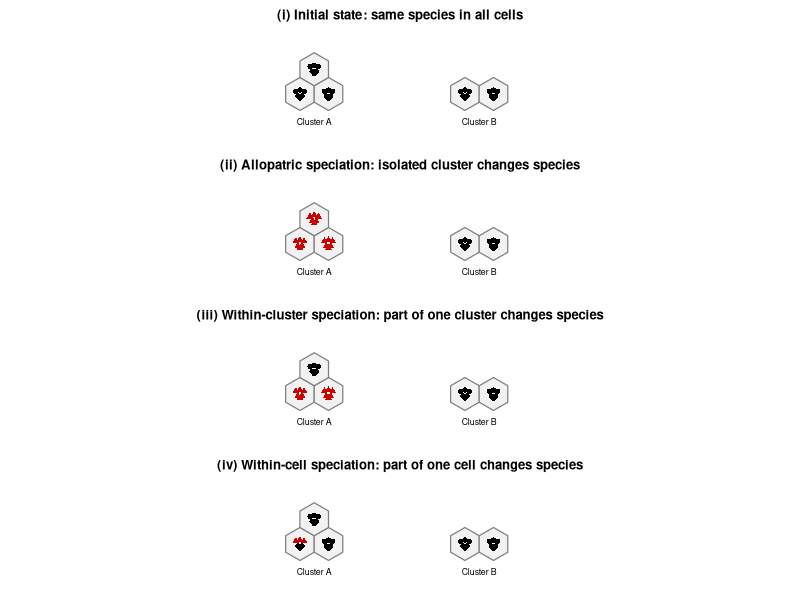

Source code (R):
## ---- chunk 1
knitr::opts_chunk$set(echo = TRUE)
## ---- chunk 2
# Base R schematic of speciation modes with touching hexagons

# ---------- helper functions ----------

hex_coords <- function(x, y, r = 0.5) {
  # pointy-top hexagon
  angles <- pi / 6 + seq(0, 2 * pi, length.out = 7)
  cbind(x + r * cos(angles), y + r * sin(angles))
}

draw_hex <- function(x, y, r = 0.5, border = "grey50", col = "grey95") {
  h <- hex_coords(x, y, r)
  polygon(h[, 1], h[, 2], border = border, col = col, lwd = 1.2)
}

individual_offsets <- function(scale = 0.18) {
  data.frame(
    dx = scale * c(-0.7,  0.0,  0.7, -0.35, 0.35, 0.0),
    dy = scale * c( 0.45, 0.65, 0.45, -0.35, -0.35, -0.7)
  )
}

draw_individuals <- function(x, y, state = rep("ancestral", 6)) {
  offs <- individual_offsets()

  cols <- ifelse(state == "derived", "red3", "black")
  pchs <- ifelse(state == "derived", 17, 16)

  points(
    x + offs$dx,
    y + offs$dy,
    pch = pchs,
    col = cols,
    cex = 1.1
  )
}

draw_panel <- function(title, cell_states, cells, hex_r) {
  plot(
    NA,
    xlim = c(min(cells$x) - 1.0, max(cells$x) + 1.2),
    ylim = c(min(cells$y) - 1.1, max(cells$y) + 1.1),
    asp = 1,
    axes = FALSE,
    xlab = "",
    ylab = "",
    main = title
  )

  for (i in seq_len(nrow(cells))) {
    draw_hex(cells$x[i], cells$y[i], r = hex_r)
    draw_individuals(cells$x[i], cells$y[i], cell_states[[i]])
  }

  text(mean(cells$x[1:3]), min(cells$y) - 0.85, "Cluster A", cex = 0.8)
  text(mean(cells$x[4:5]), min(cells$y) - 0.85, "Cluster B", cex = 0.8)
}

# ---------- honeycomb geometry ----------

hex_r <- 0.5

# For pointy-top hexagons, adjacent centers that share an edge are:
dx <- sqrt(3) * hex_r
dy <- 1.5 * hex_r

# Three-cell cluster: all cells touch by edges
left_cluster <- data.frame(
  cell = paste0("L", 1:3),
  x = c(0, dx, dx / 2),
  y = c(0, 0, dy)
)

# Two-cell cluster: two touching cells
shift_x <- 5.0
right_cluster <- data.frame(
  cell = paste0("R", 1:2),
  x = shift_x + c(0, dx),
  y = c(0, 0)
)

cells <- rbind(left_cluster, right_cluster)

# ---------- define states ----------

ancestral <- rep("ancestral", 6)
derived   <- rep("derived", 6)
mixed     <- c(rep("derived", 3), rep("ancestral", 3))

initial_state <- list(
  ancestral, ancestral, ancestral,
  ancestral, ancestral
)

allopatric_state <- list(
  derived, derived, derived,
  ancestral, ancestral
)

within_cluster_state <- list(
  derived, derived, ancestral,
  ancestral, ancestral
)

within_cell_state <- list(
  mixed, ancestral, ancestral,
  ancestral, ancestral
)

# ---------- plot ----------

old_par <- par(no.readonly = TRUE)

par(
  mfrow = c(4, 1),
  mar = c(1.2, 1, 2.2, 1),
  oma = c(0, 0, 0, 0)
)

draw_panel(
  "(i) Initial state: same species in all cells",
  initial_state,
  cells, hex_r
)

draw_panel(
  "(ii) Allopatric speciation: isolated cluster changes species",
  allopatric_state,
  cells, hex_r
)

draw_panel(
  "(iii) Within-cluster speciation: part of one cluster changes species",
  within_cluster_state,
  cells, hex_r
)

draw_panel(
  "(iv) Within-cell speciation: part of one cell changes species",
  within_cell_state,
  cells, hex_r
)

par(old_par)
